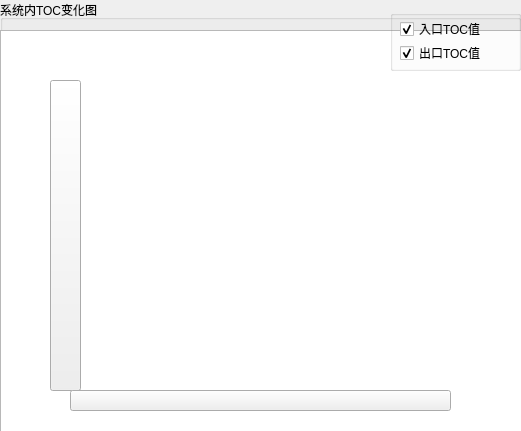
   <widget class="QGroupBox" name="groupBox_5">
    <property name="geometry">
     <rect>
      <x>530</x>
      <y>6</y>
      <width>521</width>
      <height>431</height>
     </rect>
    </property>
    <property name="focusPolicy">
     <enum>Qt::NoFocus</enum>
    </property>
    <property name="contextMenuPolicy">
     <enum>Qt::DefaultContextMenu</enum>
    </property>
    <property name="layoutDirection">
     <enum>Qt::LeftToRight</enum>
    </property>
    <property name="autoFillBackground">
     <bool>false</bool>
    </property>
    <property name="title">
     <string>系统内TOC变化图</string>
    </property>
    <property name="flat">
     <bool>true</bool>
    </property>
    <widget class="QtCharts::QChartView" name="graphicsView">
     <property name="geometry">
      <rect>
       <x>0</x>
       <y>30</y>
       <width>541</width>
       <height>431</height>
      </rect>
     </property>
     <property name="focusPolicy">
      <enum>Qt::TabFocus</enum>
     </property>
    </widget>
    <widget class="QGroupBox" name="groupBox_6">
     <property name="geometry">
      <rect>
       <x>390</x>
       <y>10</y>
       <width>131</width>
       <height>61</height>
      </rect>
     </property>
     <property name="contextMenuPolicy">
      <enum>Qt::ActionsContextMenu</enum>
     </property>
     <property name="acceptDrops">
      <bool>false</bool>
     </property>
     <property name="layoutDirection">
      <enum>Qt::LeftToRight</enum>
     </property>
     <property name="autoFillBackground">
      <bool>false</bool>
     </property>
     <property name="title">
      <string/>
     </property>
     <widget class="QWidget" name="layoutWidget">
      <property name="geometry">
       <rect>
        <x>10</x>
        <y>10</y>
        <width>111</width>
        <height>42</height>
       </rect>
      </property>
      <layout class="QGridLayout" name="gridLayout">
       <item row="0" column="0">
        <widget class="QCheckBox" name="cb_TOCIn">
         <property name="autoFillBackground">
          <bool>false</bool>
         </property>
         <property name="text">
          <string>入口TOC值</string>
         </property>
         <property name="checked">
          <bool>true</bool>
         </property>
        </widget>
       </item>
       <item row="0" column="1">
        <widget class="QLabel" name="label_6">
         <property name="styleSheet">
          <string notr="true">image: url(:/new/prefix1/Source/dot_red.ico);</string>
         </property>
         <property name="text">
          <string/>
         </property>
        </widget>
       </item>
       <item row="1" column="0">
        <widget class="QCheckBox" name="cb_TOCOut">
         <property name="text">
          <string>出口TOC值</string>
         </property>
         <property name="checked">
          <bool>true</bool>
         </property>
        </widget>
       </item>
       <item row="1" column="1">
        <widget class="QLabel" name="label_7">
         <property name="styleSheet">
          <string notr="true">image: url(:/new/prefix1/Source/dot_green.ico);</string>
         </property>
         <property name="text">
          <string/>
         </property>
        </widget>
       </item>
      </layout>
     </widget>
    </widget>
    <widget class="QPushButton" name="btn_YAxisSetting">
     <property name="geometry">
      <rect>
       <x>50</x>
       <y>80</y>
       <width>31</width>
       <height>311</height>
      </rect>
     </property>
     <property name="mouseTracking">
      <bool>true</bool>
     </property>
     <property name="focusPolicy">
      <enum>Qt::TabFocus</enum>
     </property>
     <property name="styleSheet">
      <string notr="true">border-image: url(:/new/prefix1/Source/Transparent.png);</string>
     </property>
     <property name="text">
      <string/>
     </property>
     <property name="flat">
      <bool>false</bool>
     </property>
    </widget>
    <widget class="QPushButton" name="btn_XAxisSetting">
     <property name="geometry">
      <rect>
       <x>70</x>
       <y>390</y>
       <width>381</width>
       <height>21</height>
      </rect>
     </property>
     <property name="mouseTracking">
      <bool>true</bool>
     </property>
     <property name="focusPolicy">
      <enum>Qt::TabFocus</enum>
     </property>
     <property name="styleSheet">
      <string notr="true">border-image: url(:/new/prefix1/Source/Transparent.png);</string>
     </property>
     <property name="text">
      <string/>
     </property>
     <property name="flat">
      <bool>false</bool>
     </property>
    </widget>
   </widget>
